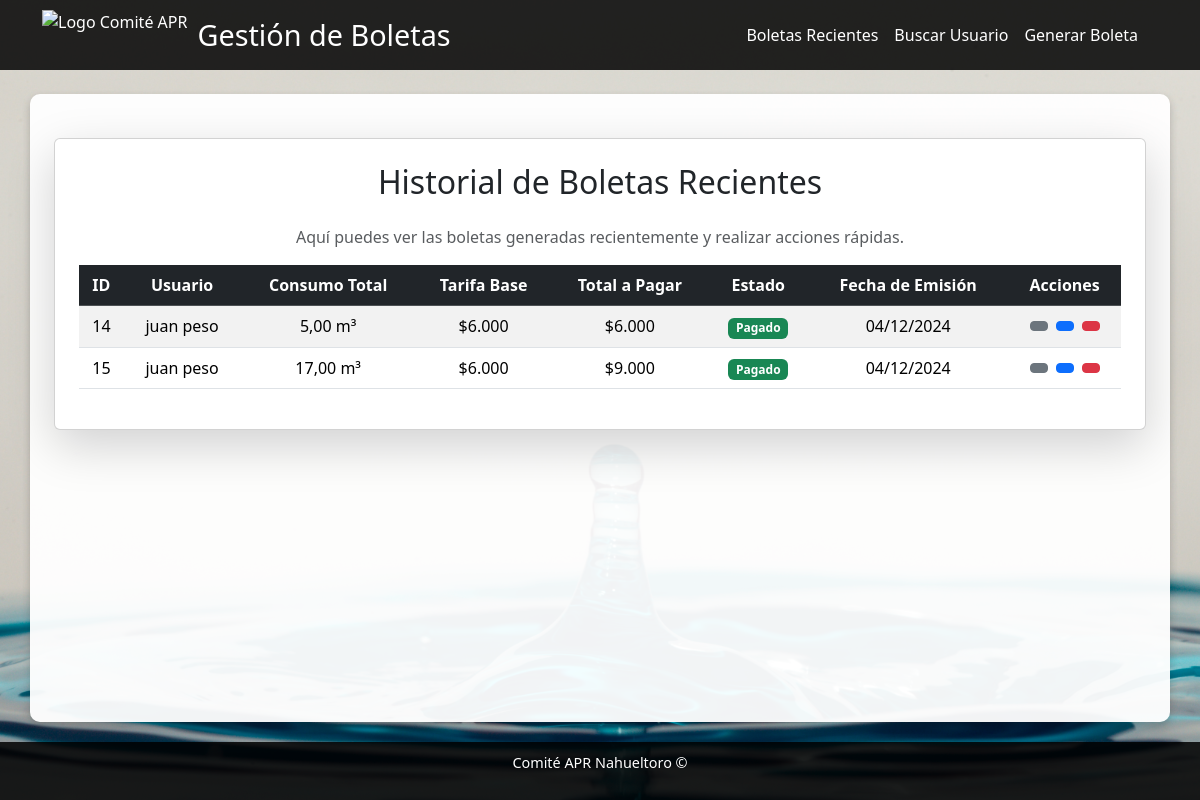
Screenshot of /boletas/historial-reciente/ (signed in) with the database file from the repository.
### boletas/models.py (models this page shows, shortened)
class Boleta(models.Model):
    usuario = models.ForeignKey(
        Usuario,
        on_delete=models.CASCADE,
        help_text="Usuario asociado a esta boleta."
    )
    consumo_inicio = models.ForeignKey(
        Consumo,
        on_delete=models.CASCADE,
        related_name='boletas_inicio',
        null=True,
        blank=True,
        help_text="Consumo inicial para calcular el total."
    )
    consumo_fin = models.ForeignKey(
        Consumo,
        on_delete=models.CASCADE,
        related_name='boletas_fin',
        null=True,
        blank=True,
        help_text="Consumo final para calcular el total."
    )
    fecha_emision = models.DateField(
        default=date.today,
        help_text="Fecha de emisión de la boleta."
    )
    consumo_total = models.DecimalField(
        max_digits=10,
        decimal_places=2,
        null=True,
        blank=True,
        help_text="Consumo total calculado en m³."
    )
    tarifa_base = models.DecimalField(
        max_digits=10,
        decimal_places=2,
        null=True,
        blank=True,
        help_text="Tarifa base aplicada en pesos."
    )
    total_a_pagar = models.DecimalField(
        max_digits=10,
        decimal_places=2,
        null=True,
        blank=True,
        help_text="Monto total a pagar en pesos."
    )
    pagado = models.BooleanField(
        default=False,
        help_text="Indica si la boleta ha sido pagada."
    )

### usuarios/models.py (models this page shows, shortened)
class Usuario(models.Model):
    def validar_nombre(value):
        """
        Valida que el nombre solo contenga letras y espacios.
        """
        if not value.replace(" ", "").isalpha():
            raise ValidationError("El nombre solo debe contener letras y espacios.")
    def validar_rut(value):
        """
        Valida el RUT chileno con su dígito verificador.
        """
        rut = value.replace(".", "").replace("-", "")
        if len(rut) < 2:
            raise ValidationError("El RUT ingresado no es válido.")
        cuerpo, dv = rut[:-1], rut[-1].upper()
        if not cuerpo.isdigit():
            raise ValidationError("El RUT ingresado no es válido.")
        suma, factor = 0, 2
        for c in reversed(cuerpo):
            suma += int(c) * factor
            factor = 2 if factor == 7 else factor + 1
        dv_calculado = 11 - (suma % 11)
        if dv_calculado == 10:
            dv_calculado = "K"
        elif dv_calculado == 11:
            dv_calculado = "0"
        else:
            dv_calculado = str(dv_calculado)
        if dv_calculado != dv:
            raise ValidationError(f"El RUT ingresado no es válido. Dígito verificador esperado: {dv_calculado}")
    nombre = models.CharField(
        max_length=100,
        validators=[validar_nombre],
        help_text="Ingrese nombre y apellido. Ejemplo: Juan Pérez"
    )
    rut = models.CharField(
        max_length=12,
        unique=True,
        validators=[
            RegexValidator(
                regex=r'^\d{1,2}\.\d{3}\.\d{3}-[\dkK]$',
                message='Formato de RUT inválido. Ejemplo: 12.345.678-K'
            ),
            validar_rut  # Validación personalizada para el RUT
        ],
        help_text="Formato: 12.345.678-K"
    )
    correo = models.EmailField(
        max_length=255,
        unique=True,
        help_text="Ingrese un correo electrónico válido. Ejemplo: usuario@dominio.com"
    )
    direccion = models.CharField(
        max_length=255,
        help_text="Ingrese la dirección completa. Ejemplo: Calle Falsa 123, Santiago"
    )
    telefono = models.CharField(
        max_length=12,
        validators=[RegexValidator(
            regex=r'^\+569\d{8}$',
            message='El teléfono debe comenzar con +569 y tener 8 dígitos después. Ejemplo: +56912345678'
        )],
        help_text="Formato: +569XXXXXXXX (donde X son sus 8 dígitos)"
    )

### boletas/views.py (the view)
# urls.py: path('historial-reciente/', views.historial_recientes, name='historial_recientes'),
@login_required
def historial_recientes(request):
    boletas = Boleta.objects.select_related('usuario').order_by('-fecha_emision')[:50]
    return render(request, 'boletas/historial_recientes.html', {'boletas': boletas})

### tarifas/templatetags/moneda.py (called while the page is built)
@register.filter
def formato_moneda(valor):
    if valor is None:
        return ""
    return f"${valor:,.0f}".replace(",", ".")

### boletas/templates/boletas/historial_recientes.html (shortened to what this page needs)
{% extends "boletas/base_boletas.html" %}
{% load moneda %}
{% block content %}
<div class="container mt-4">
    <div class="card shadow-lg p-4">
        <h2 class="text-center mb-4">Historial de Boletas Recientes</h2>
        <p class="text-center text-muted">Aquí puedes ver las boletas generadas recientemente y realizar acciones rápidas.</p>
        <div class="table-responsive">
            <table class="table table-striped table-hover text-center align-middle">
                <thead class="table-dark">
                    <tr>
                        <th>ID</th>
                        <th>Usuario</th>
                        <th>Consumo Total</th>
                        <th>Tarifa Base</th>
                        <th>Total a Pagar</th>
                        <th>Estado</th>
                        <th>Fecha de Emisión</th>
                        <th>Acciones</th>
                    </tr>
                </thead>
                <tbody>
                    {% for boleta in boletas %}
                    <tr>
                        <td>{{ boleta.id }}</td>
                        <td>{{ boleta.usuario.nombre }}</td>
                        <td>{{ boleta.consumo_total }} m³</td>
                        <td>{{ boleta.tarifa_base|formato_moneda }}</td>
                        <td>{{ boleta.total_a_pagar|formato_moneda }}</td>
                        <td>
                            {% if boleta.pagado %}
                                <span class="badge bg-success">Pagado</span>
                            {% else %}
                                <span class="badge bg-warning text-dark">Pendiente</span>
                            {% endif %}
                        </td>
                        <td>{{ boleta.fecha_emision|date:"d/m/Y" }}</td>
                        <td>
                            <div class="d-flex justify-content-center gap-2">
                                <a href="{% url 'boletas:descargar_pdf' boleta.id %}"
                                   class="btn btn-sm btn-secondary" title="Descargar PDF">
                                </a>
                                <a href="{% url 'boletas:imprimir_boleta' boleta.id %}"
                                   class="btn btn-sm btn-primary" title="Imprimir Boleta">
                                </a>
                                <a href="{% url 'boletas:confirmar_eliminar_boleta' boleta.id %}"
                                   class="btn btn-sm btn-danger" title="Eliminar">
                                </a>
                            </div>
                        </td>
                    </tr>
                    {% empty %}
                    <tr>
                        <td colspan="8" class="text-muted">
                            <i class="fas fa-info-circle"></i> No se encontraron boletas recientes.
                        </td>
                    </tr>
                    {% endfor %}
                </tbody>
            </table>
        </div>
    </div>
</div>
{% endblock %}

### rows the page displays
Boleta: id "14", usuario.nombre "juan peso", consumo_total "5,00", tarifa_base "$6.000", total_a_pagar "$6.000", pagado "Pagado", fecha_emision "04/12/2024"
Boleta: id "15", usuario.nombre "juan peso", consumo_total "17,00", tarifa_base "$6.000", total_a_pagar "$9.000", pagado "Pagado", fecha_emision "04/12/2024"
